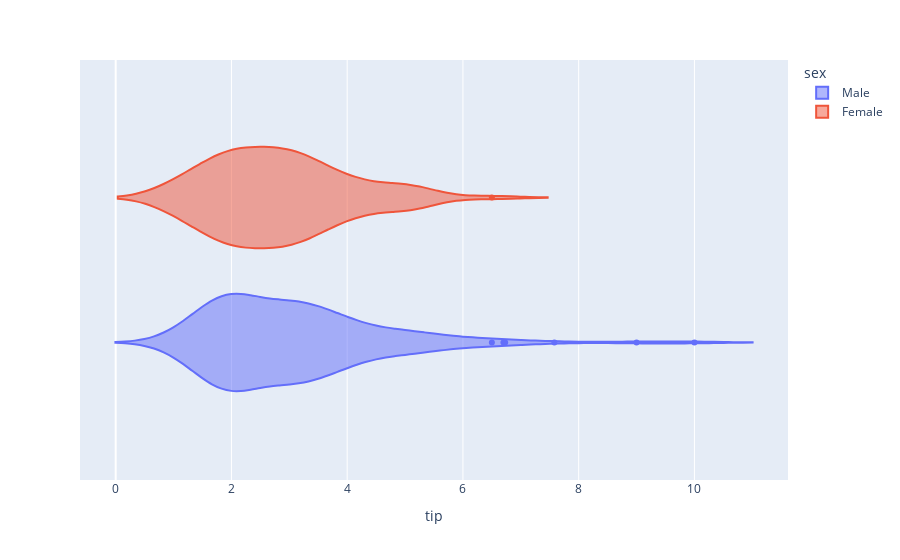

Source (notebook cell):
### Code cell
px.violin(tips, 'tip', color='sex')

### Figure 1 — Plotly figure (JSON) as saved in the notebook; plotly's stock layout.template omitted (floating-point values rounded to 4 significant figures; data arrays with more than 128 entries replaced by an {"elided": "..."} marker saying what was removed)
{"data": [{"alignmentgroup": "True", "box": {"visible": false}, "hovertemplate": "sex=Male<br>tip=%{x}<extra></extra>", "legendgroup": "Male", "marker": {"color": "#636efa"}, "name": "Male", "offsetgroup": "Male", "orientation": "h", "scalegroup": "True", "showlegend": true, "type": "violin", "x": {"elided": "157 float values"}, "x0": " ", "xaxis": "x", "y0": " ", "yaxis": "y"}, {"alignmentgroup": "True", "box": {"visible": false}, "hovertemplate": "sex=Female<br>tip=%{x}<extra></extra>", "legendgroup": "Female", "marker": {"color": "#EF553B"}, "name": "Female", "offsetgroup": "Female", "orientation": "h", "scalegroup": "True", "showlegend": true, "type": "violin", "x": [2.5, 5, 4.67, 5, 5.17, 5.2, 3.09, 4.2, 2, 1.5, 5.14, 3.14, 5, 4, 6.5, 3.75, 2.92, 3.61, 5, 3.25, 2.88, 3.48, 2.45, 2.75, 2.83, 3.5, 1.36, 4.08, 3, 1.01, 3, 4.19, 3.25, 3.5, 3, 2, 2.3, 3, 2.47, 3.5, 2.5, 3.07, 3.5, 2.5, 2.23, 3.5, 3.23, 3, 2.2, 2, 3, 2, 3, 4.3, 3.02, 1.1, 1.68, 2, 2, 2.61, 2.5, 2.01, 1.8, 2.23, 2.75, 4, 2, 1.63, 2.52, 3.48, 1.5, 2, 1.5, 1.61, 2.5, 1.67, 2, 2, 1.83, 2, 2.6, 1.25, 1.5, 1, 4, 1, 1], "x0": " ", "xaxis": "x", "y0": " ", "yaxis": "y"}], "layout": {"legend": {"title": {"text": "sex"}, "tracegroupgap": 0}, "margin": {"t": 60}, "violinmode": "group", "xaxis": {"anchor": "y", "domain": [0, 1], "title": {"text": "tip"}}, "yaxis": {"anchor": "x", "domain": [0, 1]}}}
